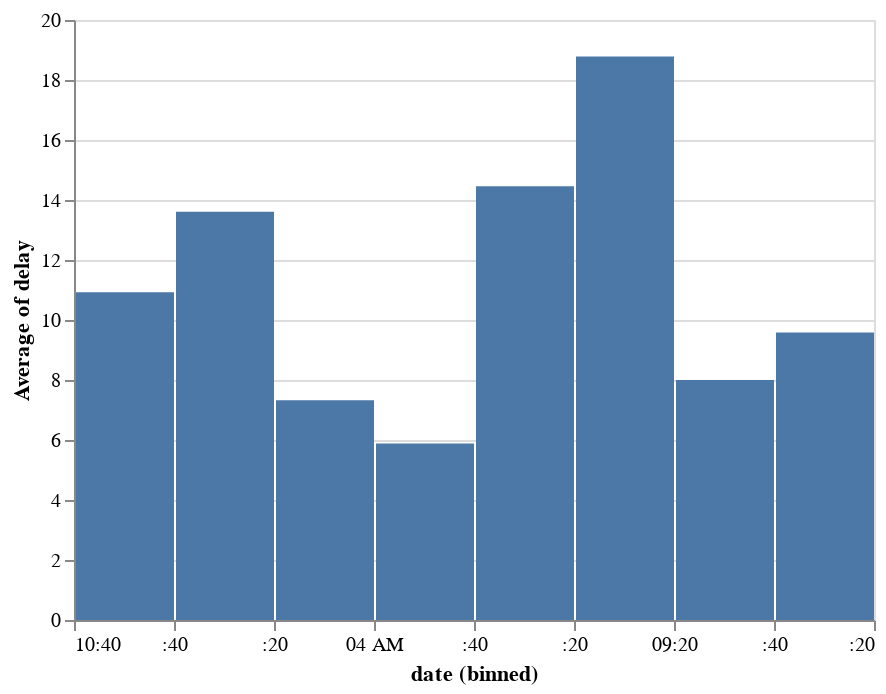

The notebook cell this image was saved under:
### Code cell
df_la = df[df['origin'] == 'LAX']

x = alt.X('date', bin=True)
y = 'average(delay)'

alt.Chart(df_la).mark_bar().encode(
    x=x,
    y=y,
)

### Figure 1 — Vega-Lite specification as saved in the notebook (floating-point values rounded to 4 significant figures; data arrays with more than 128 entries replaced by an {"elided": "..."} marker saying what was removed)
{"config": {"view": {"continuousWidth": 400, "continuousHeight": 300}}, "data": {"name": "data-88e313b976db62ee16eecb0290585890"}, "mark": "bar", "encoding": {"x": {"type": "temporal", "bin": true, "field": "date"}, "y": {"type": "quantitative", "aggregate": "average", "field": "delay"}}, "$schema": "https://vega.github.io/schema/vega-lite/v4.8.1.json", "datasets": {"data-88e313b976db62ee16eecb0290585890": {"elided": "211 records"}}}
